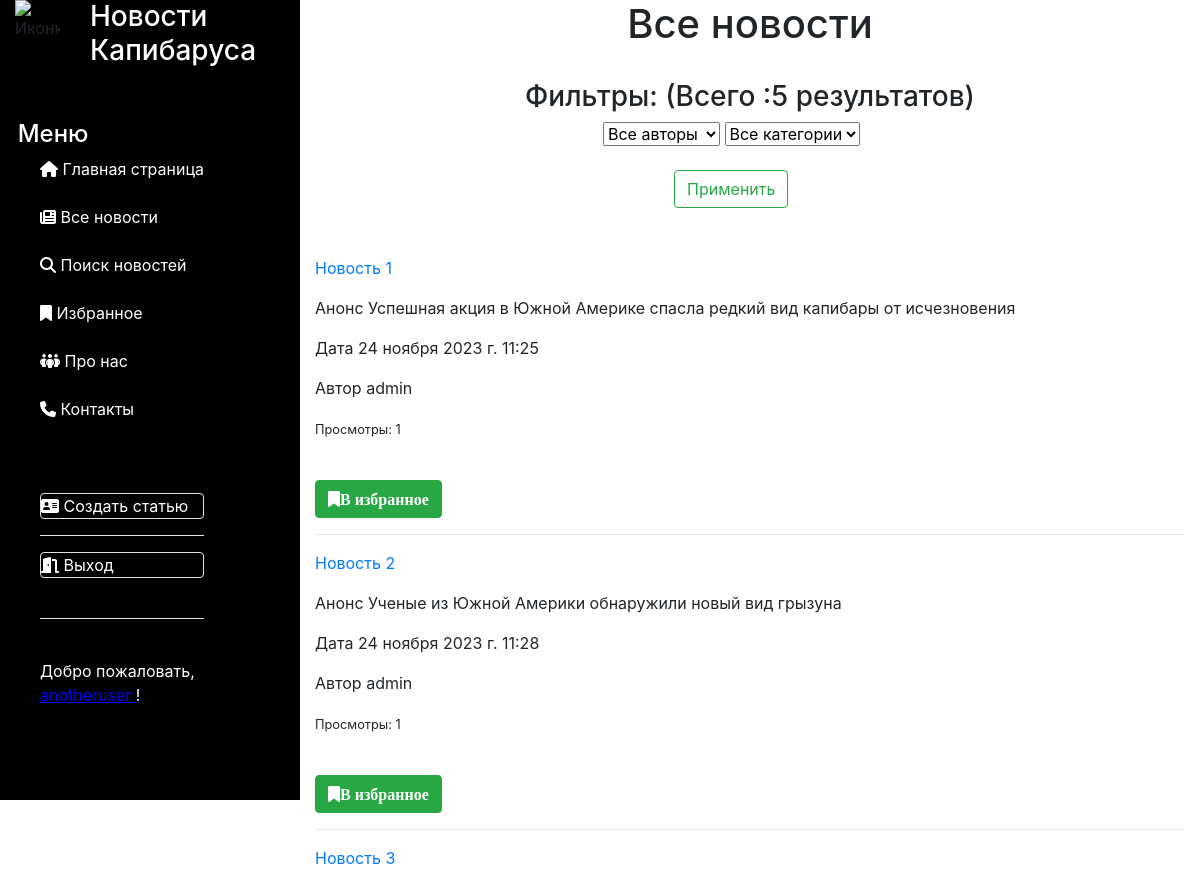
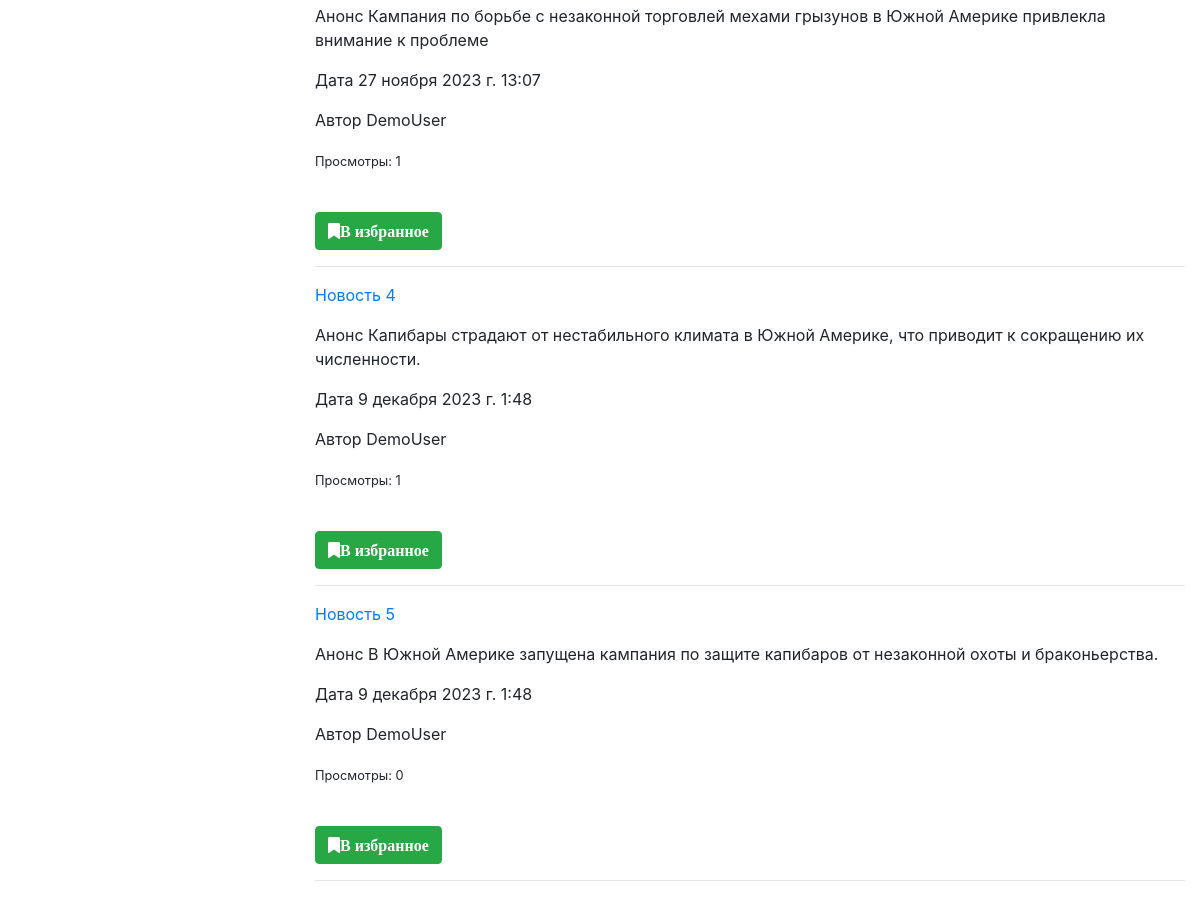
The page /news/ (signed in) on the database its author committed (2 pictures, top to bottom).
### news/models.py (models this page shows, shortened)
class Article(models.Model):
    categories = (('E', 'Economics'),
                  ('S', 'Science'),
                  ('IT', 'IT'))
    author = models.ForeignKey(User, on_delete=models.SET_NULL, null=True)
    title = models.CharField('Название', max_length=50, default='')
    anouncement = models.TextField('Аннотация', max_length=250)
    text = models.TextField('Текст новости', validators=[MinLengthValidator(200)])
    date = models.DateTimeField('Дата публикации', auto_created=True, default=datetime.datetime.now())
    category = models.CharField(choices=categories, max_length=20, verbose_name='Категории')
    tags = models.ManyToManyField(to=Tag, blank=True)
    def __str__(self):
        return f'Новость: {self.title} от {self.date}'
    def get_absolute_url(self):
        return f'/news/{self.id}'
    def get_views(self):
        return self.views.count()
    class Meta:
        ordering = ['title', 'date']
        verbose_name = 'Новость'
        verbose_name_plural = 'Новости'

### news/views.py (the view)
# urls.py: path('', views.news_list, name='news_list'),
def news_list(request):
    categories = Article.categories  # создали перечень категорий
    author_list = User.objects.all()  # создали перечень авторов
    if request.method == "POST":
        selected_author = int(request.POST.get('author_filter'))
        selected_category = int(request.POST.get('category_filter'))
        request.session['selected_author'] = selected_author
        request.session['selected_category'] = selected_category
        if selected_author == 0:  # выбраны все авторы
            news = Article.objects.all().order_by('date')
        else:
            news = Article.objects.filter(author=selected_author)
        if selected_category != 0:  # фильтруем найденные по авторам результаты по категориям
            news = news.filter(category__icontains=categories[selected_category - 1][0])
    else:  # если страница открывется
        selected_author = request.session.get('selected_author')
        print(selected_author)
        if selected_author != None and selected_author != 0:  # если не пустое - находим нужные новости
            news = Article.objects.filter(author=selected_author)
        else:
            news = Article.objects.all().order_by('date')
        selected_category = request.session.get('selected_category')
        print(selected_category)
        if selected_category != None and selected_category != 0:  # если не пустое - находим нужные ноновсти
            news = news.filter(category__icontains=categories[selected_category - 1][0])
    print(news)
    total = len(news)
    p = Paginator(news, 5)
    page_number = request.GET.get('page')
    page_obj = p.get_page(page_number)
    context = {'news': page_obj, 'author_list': author_list, 'selected_author': selected_author,
               'categories': categories, 'selected_category': selected_category, 'total': total}
    return render(request, 'news/news_list.html', context)

### users/templatetags/users_extras.py (called while the page is built)
@register.filter(name="has_group")
def has_group(user, group_name):
    return user.groups.filter(name=group_name).exists()

### news/templates/news/news_list.html (shortened to what this page needs)
{% extends 'main/SideBar.html' %}
{% load static %}
{% block content %}
<h1 class="text-center">Все новости</h1>
<br>
<div class="text-center">
    <label><h3> Фильтры: (Всего :{{ news|length }} результатов) </h3>
        <form method="post">
            <div class="form-group col-11">
                <select class="form-select" name="author_filter">
                    <option value="0">Все авторы</option>
                </select>
                <select class="form-select" name="category_filter">
                    <option value="0">Все категории</option>
                </select>
                <br>
                <br>
                <input type="submit" class="btn btn-outline-success" value="Применить">
            </div>
        </form>
    </label>
</div>
<br>
{% for n in news %}
<div>
    <p><a href="{{n.get_absolute_url}}">{{ n.title }} </a></p>
    <p> Анонс {{ n.anouncement }}</p>
    <p> Дата {{ n.date }}</p>
    <p> Автор {{ n.author.username }}</p>
    <p><small>Просмотры: {{ n.get_views }}</small></p>
    <br>
    <a class="btn btn-success" href="{% url 'favorites' n.pk %}"><i class="fa fa-bookmark">В избранное</i></a>
    <br>
    <hr>
</div>
{% endfor %}
{% endblock content %}

### main/templates/main/SideBar.html (shortened to what this page needs)
<!DOCTYPE html>
{% load static %}
{% load users_extras %}
<html lang="ru">
<head>
    <link rel="stylesheet" href="https://cdn.jsdelivr.net/npm/bootstrap@4.4.1/dist/css/bootstrap.min.css"
>
    <link rel="stylesheet" href="{% static 'main/css/style.css' %}">
</head>
<body>
<div class="container-fluid">
    <div class="row">
        <div class="col-lg-3 col-md-4 col-sm-4" id="SideBar">
            <div class="row">
                <div class="col-lg-3 col-md-4 col-sm-4">
                    <img class="img-fluid"
                         src="https://www.pinkbus.ru/im/600x600/1868649/0/6808517/Kapibara_v_bandane.jpg" alt="Иконка"
                         style="width:100px;height:auto">
                </div>
                <div class="col-lg-9 col-md-8 col-sm-8">
                    <h3 style="color:white">Новости Капибаруса</h3>
                </div>
                <br>
                <br>
                <br>
                <br>
                <br>
                <div>
                    <h4 class="main_list" style="color:#FFFFFF">Меню</h4>
                </div>
                <br>
            </div>
            <div class="row">
                {% if request.user.is_anonymous %}
                <ul class="main_list">
                    <li style="color:#FFFFFF"><i class="fa-solid fa-house"></i><a
                            href="{% url 'home' %}"
                            style="color:#FFFFFF">
                        Главная страница </a></li>
                    <br>
                    <li style="color:#FFFFFF"><i class="fa-solid fa-newspaper"></i><a
                            href="{% url 'news_list' %}"
                            style="color:#FFFFFF">
                        Все новости </a></li>
                    <br>
                    <li style="color:#FFFFFF"><i class="fa-solid fa-magnifying-glass"></i><a
                            href="{% url 'news_search' %}"
                            style="color:#FFFFFF">
                        Поиск новостей </a></li>
                    <br>
                    <li style="color:#FFFFFF"><i class="fa-solid fa-people-group"></i><a
                            href="{% url 'about' %}"
                            style="color:#FFFFFF">
                        Про нас </a></li>
                    <br>
                    <li style="color:#FFFFFF"><i class="fa-solid fa-phone"></i><a
                            href="{% url 'contacts' %}"
                            style="color:#FFFFFF">
                        Контакты </a></li>
                    <br>
                    <br>
                    <br>
                    <hr style="background-color: white">
                    <li style="color:#FFFFFF" class="rounded border"><i class="fa-solid fa-door-open"></i><a
                            href="{% url 'login' %}"
                            style="color:#FFFFFF"
                    >
                        Войти </a></li>
                    <br>
                    <li style="color:#FFFFFF" class="rounded border"><i class="fa-solid fa-address-card"></i><a
                            href="{% url 'registration' %}"
                            style="color:#FFFFFF"
                    >
                        Регистрация </a></li>
                    <hr style="background-color: white">
                    <br>
                </ul>
                {% elif request.user|has_group:"Authors" %}
                <ul class="main_list">
                    <li style="color:#FFFFFF"><i class="fa-solid fa-house"></i><a
                            href="{% url 'home' %}"
                            style="color:#FFFFFF">
                        Главная страница </a></li>
                    <br>
                    <li style="color:#FFFFFF"><i class="fa-solid fa-newspaper"></i><a
                            href="{% url 'news_list' %}"
                            style="color:#FFFFFF">
                        Все новости </a></li>
                    <br>
                    <li style="color:#FFFFFF"><i class="fa-solid fa-magnifying-glass"></i><a
                            href="{% url 'news_search' %}"
                            style="color:#FFFFFF">
                        Поиск новостей </a></li>
                    <br>
                    <li style="color:#FFFFFF"><i class="fa-solid fa-bookmark"></i><a
                            href="{% url 'my_favorits' %}"
                            style="color:#FFFFFF">
                        Избранное </a></li>
                    <br>
                    <li style="color:#FFFFFF"><i class="fa-solid fa-people-group"></i><a
                            href="{% url 'about' %}"
                            style="color:#FFFFFF">
                        Про нас </a></li>
                    <br>
                    <li style="color:#FFFFFF"><i class="fa-solid fa-phone"></i><a
                            href="{% url 'contacts' %}"
                            style="color:#FFFFFF">
                        Контакты </a></li>
                    <br>
                    <br>
                    <br>
                    <li style="color:#FFFFFF" class="rounded border"><i class="fa-solid fa-address-card"></i><a
                            href="{% url 'create_article' %}"
                            style="color:#FFFFFF"
                    >
                        Создать статью </a></li>
                    <hr style="background-color: white">
                    <li style="color:#FFFFFF" class="rounded border"><i class="fa-solid fa-door-open"></i><a
                            href="{% url 'logout' %}"
                            style="color:#FFFFFF"
                    >
                        Выход </a></li>
                    <br>
                    <hr style="background-color: white">
                    <br>
                    <li style="color:#FFFFFF">
                        Добро пожаловать,
                        <p><a href="{% url 'profile' %}" class="podcherk">
                            {{ request.user }} </a>!</p>
                    </li>
                </ul>
                {% endif %}
            </div>
        </div>
        <div class="col-lg-9 col-md-8 col-sm-8" id="Content">
            {% block content %}
            {% endblock content %}
        </div>
    </div>
</div>
</body>
</html>

### main/static/main/css/style.css (style rules this page uses)
ul.main_list { list-style-type:none; }
h4.main_list { margin-left: 25%; }
body { height: 100vh; }
#SideBar { height:100vh; background-color: black; display: block; top: 0; bottom: 0; position: sticky; }
.podcherk { color: blue; text-decoration: underline blue; }

### rows shown on the page
Article: title "Новость 1", anouncement "Успешная акция в Южной Америке спасла редкий вид капибары от исчезновения", date "24 ноября 2023 г. 11:25", author.username "admin", get_views "1"
Article: title "Новость 2", anouncement "Ученые из Южной Америки обнаружили новый вид грызуна", date "24 ноября 2023 г. 11:28", author.username "admin", get_views "1"
Article: title "Новость 3", anouncement "Кампания по борьбе с незаконной торговлей мехами грызунов в Южной Америке привлекла внимание к проблеме", date "27 ноября 2023 г. 13:07", author.username "DemoUser", get_views "1"
Article: title "Новость 4", anouncement "Капибары страдают от нестабильного климата в Южной Америке, что приводит к сокращению их численности.", date "9 декабря 2023 г. 1:48", author.username "DemoUser", get_views "1"
Article: title "Новость 5", anouncement "В Южной Америке запущена кампания по защите капибаров от незаконной охоты и браконьерства.", date "9 декабря 2023 г. 1:48", author.username "DemoUser", get_views "0"

### other values the page prints
{{ request.user }} "anotheruser"
{{ news|length }} "5"
